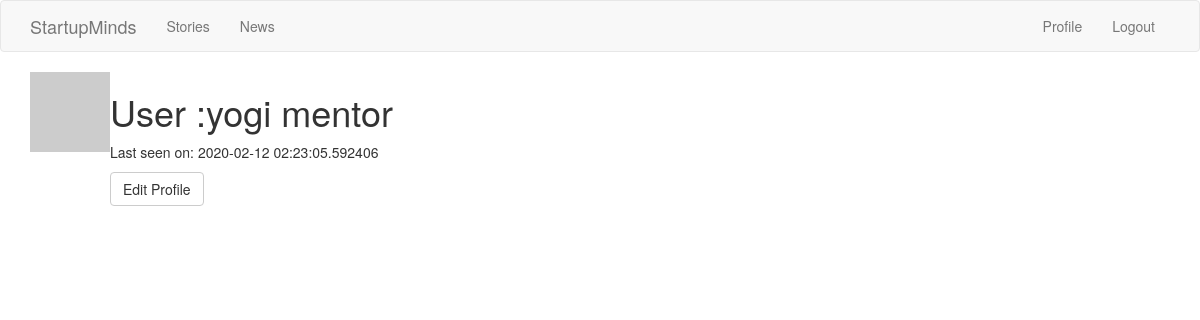
The app's page /user/yogi/ (signed in) with its own data.
### app/models.py (models this page shows, shortened)
class User( UserMixin, db.Model):
	__tablename__ = 'user'
	id = db.Column(db.Integer , primary_key=True)
	username = db.Column(db.String(64) ,index=True , unique=True)
	email = db.Column(db.String(64) , index=True , unique=True)
	password_hash = db.Column(db.String(200))
	about_me = db.Column(db.String(200))
	last_seen = db.Column(db.DateTime , default=datetime.utcnow)
	user_category = db.Column(db.String(50) ,default=None)
	posts = db.relationship('Post' , backref='author' , lazy='dynamic')
	stories = db.relationship('Stories' , backref='author' , lazy='dynamic')
	followed = db.relationship(
	'User', secondary=followers,
	primaryjoin=(followers.c.follower_id == id),
	secondaryjoin=(followers.c.followed_id == id),
	backref=db.backref('followers', lazy='dynamic'), lazy='dynamic')
	def avatar(self, size):
		digest = md5(self.email.lower().encode('utf-8')).hexdigest()
		return 'https://www.gravatar.com/avatar/{}?d=identicon&s={}'.format(digest, size)

### app/views.py (the view)
@app.route('/user/<username>/')
@login_required
def user(username):
	user = User.query.filter_by(username=username).first_or_404()
	return render_template("user.html", user=user )

### app/models.py (called while the page is built)
@login.user_loader
def user_loader(id):
	return User.query.get(int(id))

### app/views.py (called while the page is built)
@app.before_request
def before_request():
	if current_user.is_authenticated:
		current_user.last_seen = datetime.utcnow()
		db.session.commit()

### app/templates/user.html (shortened to what this page needs)
{% extends "theme.html" %}
{% block app_content%}
	<table>
		<tr valign="top">
			<td><img src="{{user.avatar(128)}}"></td>
			<td>
				<h1>User :{{user.username}} {{user.user_category}}</h1>
				{%if user.last_seen %}<p>Last seen on: {{user.last_seen}}</p> {% endif %}
				{% if user == current_user %}
					<p><a role="button" class="btn btn-default" href="{{url_for('editprofile')}}">Edit Profile</a></p>
				{% elif not current_user.is_following(user) %}
					<p><a href="{{url_for('follow',username=user.username)}}" class="btn btn-default" role="button">Follow</a></p>
				{% else %}
					<p><a href="{{url_for('unfollow' , username=user.username)}}" role="button" class="btn btn-default">Unfollow</a></p>
				{% endif%}
			</td>
		</tr>
	</table>
{% endblock%}

### records on screen
User: username "yogi", user_category "mentor", last_seen "2020-02-12 02:23:05.592406"
